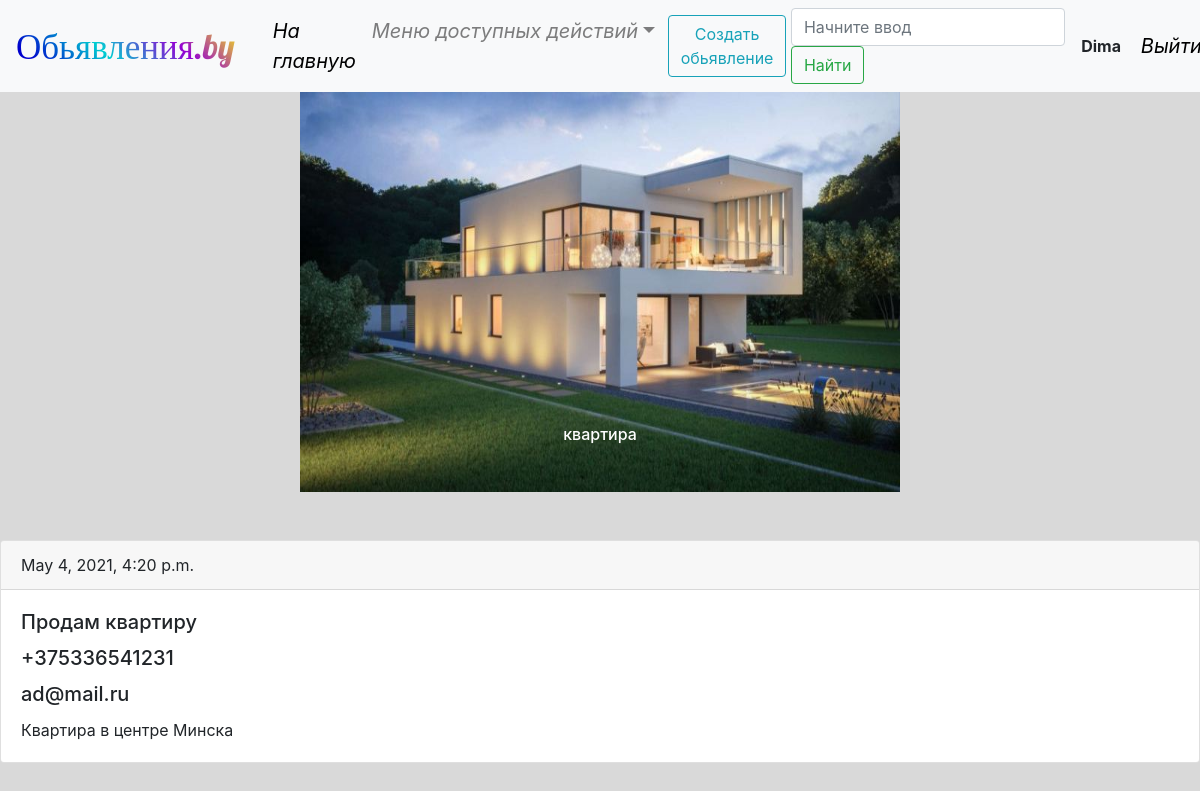
Page /detail/7 (signed in) on the committed database.
### main/models.py (models this page shows, shortened)
class Photo(models.Model):
    title = models.CharField(verbose_name='Описание', max_length=30, blank=True, null=True)
    image = models.ImageField(verbose_name='Фотография', upload_to='gallery/')
    user = models.ForeignKey(User, verbose_name='Пользователь', on_delete=models.CASCADE)
    gallery = models.ForeignKey(Gallery, verbose_name='Галерея', on_delete=models.CASCADE)
    class Meta:
        verbose_name = 'Фотография'
        verbose_name_plural = 'Фотографии'
        ordering = ['user','gallery','title']

class Advert(models.Model):
    title = models.CharField(verbose_name='заглавие', max_length=50)
    text = models.TextField(verbose_name='Текст обьявления', null=True)
    phone = models.CharField(verbose_name='Телефон', max_length=15, null=True, blank=True)
    email = models.EmailField(verbose_name='правильный Email-адрес', max_length=30, null=True)
    date = models.DateTimeField(auto_now_add=True)
    gallery = models.ForeignKey(Gallery, verbose_name='Галерея', on_delete=models.CASCADE, null=True, blank=True)
    user = models.ForeignKey(User, verbose_name='Пользователь', on_delete=models.CASCADE)
    class Meta:
        verbose_name = 'Обьявление'
        verbose_name_plural = 'Обьявления'
        ordering = ['-date']

### main/views.py (the view)
# urls.py: path('detail/<int:pk>', AdvertDetailView.as_view(), name='adv_detail'),
class AdvertDetailView(LoginRequiredMixin, generic.DetailView):
    model = Advert
    template_name = 'main/advertdetail.html'
    context_object_name = 'adv'
    def get_context_data(self, **kwargs):
        pk = self.kwargs['pk']
        qsetAdvert = Advert.objects.values('gallery_id').filter(pk=pk)
        gallery = qsetAdvert.get().get('gallery_id')
        context = super().get_context_data(**kwargs)
        context['photo'] = Photo.objects.filter(gallery=gallery)
        context['permit'] = UserIsOwnerOrAdminMixin.has_permission(self)
        return context

### main/permissions.py (called while the page is built)
    def has_permission(self):
        return self.get_object().user == self.request.user or self.request.user.is_staff

### templates/main/advertdetail.html (shortened to what this page needs)
{% extends 'base.html' %}
{% block content %}
<div id="carouselAdvertGalleryList" class="carousel slide" data-ride="carousel">
    <div class="carousel-inner">
        {% for item in photo %}
        <div data-interval="2000" class="carousel-item text-center text-light mb-5
          {% if forloop.first %} active{% endif %}">
            <img src="{{ item.image.url }}" style="width:600px; height:400px;">
            <div class="carousel-caption capt">
                <h6>{{ item.title }}</h6>
            </div>
        </div>
        {% endfor %}
    </div>
</div>
<div class="card">
    <div class="card-header">{{ adv.date }}</div>
    <div class="card-body">
        <h5 class="card-title">{{ adv.title }}</h5>
        <h5 class="card-title">{{ adv.phone }}</h5>
        <h5 class="card-title">{{ adv.email }}</h5>
        <p class="card-text">{{ adv.text }}</p>
    </div>
</div>
{% endblock %}

### templates/base.html (shortened to what this page needs)
<!DOCTYPE html>
{% load static %}
<html lang="en">
<head>
    <link rel="stylesheet" href="https://stackpath.bootstrapcdn.com/bootstrap/4.4.1/css/bootstrap.min.css"
>
    <link rel="stylesheet" href="{% static 'css/base.css' %}">
</head>
<body style="background-color: #d9d9d9;">
<nav class="navbar navbar-expand-lg navbar-light bg-light">
    <a class="logo" href="#">Обьявления.by</a>
    <div class="collapse navbar-collapse" id="navbarSupportedContent">
        <ul class="navbar-nav mr-auto">
            <li class="nav-item active">
                <a id="a" class="nav-link" href="{% url 'adv_list' %}">На главную<span class="sr-only">(current)</span></a>
            </li>
            {% if user.is_authenticated %}
            <li id="e" class="nav-item dropdown">
                <a class="nav-link dropdown-toggle" href="#" id="navbarDropdown" role="button" data-toggle="dropdown"
                   aria-haspopup="true" aria-expanded="false">Меню доступных действий</a>
            </li>
            {% endif %}
        </ul>
        {% if user.is_authenticated %}
        <a href="{% url 'adv_create' %}" type="button" class="btn btn-outline-info">Создать обьявление</a>
        {% endif %}
        <form class="form-inline my-2 my-lg-0" action="{% url 'adv_list' %}" method="get">
            <input class="form-control mr-sm-2" name="val" type="search" placeholder="Начните ввод" aria-label="Search">
            <button class="btn btn-outline-success my-2 my-sm-0" type="submit">Найти</button>
        </form>
        {% if user.is_authenticated %}
        <span><b> &nbsp;{{ user.username }}&nbsp; </b></span>
        <a id="d" class="nav-link" href="{% url 'account_logout' %}">Выйти</a>
        {% else %}
        <a id="b" class="nav-link" href="{% url 'account_login' %}">Вход</a>
        <a id="c" class="nav-link" href="{% url 'account_signup' %}">Регистрация</a>
        {% endif %}
    </div>
</nav>
{% block content %}
{% endblock %}
</body>
</html>

### static/css/base.css (style rules this page uses)
.logo { font-family: "Lobster", cursive; background: linear-gradient(45deg, #0000CD 10%,#00CED1,#9400D3,#FFFF00); -webkit-background-clip: text; -webkit-text-fill-color: transparent; color: #0000CD; display: table; font-size: 35px; }
#a { font-style: italic; font-size: 20px; color: #000000; margin-left:30px; }
#d { font-style: italic; font-size: 20px; color: #000000; }
#e { font-style: italic; font-size: 20px; }

### rows in the picture
Photo: image (picture), title "квартира"
Advert: date "May 4, 2021, 4:20 p.m.", title "Продам квартиру", phone "+375336541231", email "ad@mail.ru", text "Квартира в центре Минска"

### other values in the picture
{{ user.username }} "Dima"
